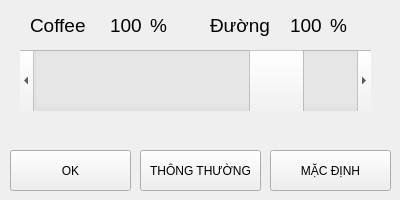
<?xml version="1.0" encoding="UTF-8"?>
<ui version="4.0">
 <class>Form</class>
 <widget class="QWidget" name="Form">
  <property name="geometry">
   <rect>
    <x>0</x>
    <y>0</y>
    <width>400</width>
    <height>200</height>
   </rect>
  </property>
  <property name="maximumSize">
   <size>
    <width>400</width>
    <height>200</height>
   </size>
  </property>
  <property name="contextMenuPolicy">
   <enum>Qt::NoContextMenu</enum>
  </property>
  <property name="windowTitle">
   <string>Form</string>
  </property>
  <widget class="QScrollBar" name="scroll">
   <property name="geometry">
    <rect>
     <x>20</x>
     <y>50</y>
     <width>351</width>
     <height>61</height>
    </rect>
   </property>
   <property name="maximumSize">
    <size>
     <width>400</width>
     <height>80</height>
    </size>
   </property>
   <property name="autoFillBackground">
    <bool>true</bool>
   </property>
   <property name="minimum">
    <number>50</number>
   </property>
   <property name="maximum">
    <number>100</number>
   </property>
   <property name="value">
    <number>90</number>
   </property>
   <property name="orientation">
    <enum>Qt::Horizontal</enum>
   </property>
  </widget>
  <widget class="QLabel" name="lb1">
   <property name="geometry">
    <rect>
     <x>30</x>
     <y>10</y>
     <width>101</width>
     <height>30</height>
    </rect>
   </property>
   <property name="font">
    <font>
     <pointsize>14</pointsize>
    </font>
   </property>
   <property name="text">
    <string>Coffee</string>
   </property>
  </widget>
  <widget class="QLabel" name="lb_scroll">
   <property name="geometry">
    <rect>
     <x>110</x>
     <y>10</y>
     <width>51</width>
     <height>30</height>
    </rect>
   </property>
   <property name="font">
    <font>
     <pointsize>14</pointsize>
    </font>
   </property>
   <property name="text">
    <string>100</string>
   </property>
  </widget>
  <widget class="QPushButton" name="bt_ok">
   <property name="geometry">
    <rect>
     <x>10</x>
     <y>150</y>
     <width>121</width>
     <height>41</height>
    </rect>
   </property>
   <property name="text">
    <string>OK</string>
   </property>
  </widget>
  <widget class="QPushButton" name="bt_nor">
   <property name="geometry">
    <rect>
     <x>270</x>
     <y>150</y>
     <width>121</width>
     <height>41</height>
    </rect>
   </property>
   <property name="text">
    <string>MẶC ĐỊNH</string>
   </property>
  </widget>
  <widget class="QPushButton" name="bt_tt">
   <property name="geometry">
    <rect>
     <x>140</x>
     <y>150</y>
     <width>121</width>
     <height>41</height>
    </rect>
   </property>
   <property name="text">
    <string>THÔNG THƯỜNG</string>
   </property>
  </widget>
  <widget class="QLabel" name="lb2">
   <property name="geometry">
    <rect>
     <x>210</x>
     <y>10</y>
     <width>81</width>
     <height>30</height>
    </rect>
   </property>
   <property name="font">
    <font>
     <pointsize>14</pointsize>
    </font>
   </property>
   <property name="text">
    <string>Đường</string>
   </property>
  </widget>
  <widget class="QLabel" name="lb3">
   <property name="geometry">
    <rect>
     <x>290</x>
     <y>10</y>
     <width>51</width>
     <height>30</height>
    </rect>
   </property>
   <property name="font">
    <font>
     <pointsize>14</pointsize>
    </font>
   </property>
   <property name="text">
    <string>100</string>
   </property>
  </widget>
  <widget class="QLabel" name="lb_scroll_2">
   <property name="geometry">
    <rect>
     <x>150</x>
     <y>10</y>
     <width>31</width>
     <height>30</height>
    </rect>
   </property>
   <property name="font">
    <font>
     <pointsize>14</pointsize>
    </font>
   </property>
   <property name="text">
    <string>%</string>
   </property>
  </widget>
  <widget class="QLabel" name="lb_scroll_3">
   <property name="geometry">
    <rect>
     <x>330</x>
     <y>10</y>
     <width>31</width>
     <height>30</height>
    </rect>
   </property>
   <property name="font">
    <font>
     <pointsize>14</pointsize>
    </font>
   </property>
   <property name="text">
    <string>%</string>
   </property>
  </widget>
 </widget>
 <resources/>
 <connections/>
</ui>
